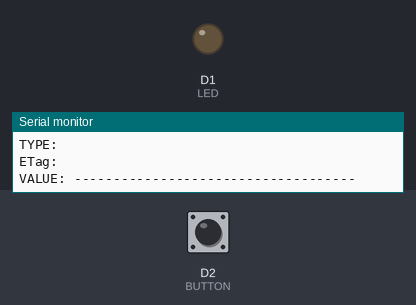
Recording of a sketch running on a simulated ESP8266 (NodeMCU). Parts: output pins drawn as LEDs (lit = HIGH), the last lines printed to the serial monitor. The test bench sets the inputs (shaded band); at power-on: D2 (BUTTON) LOW. WiFi joins after 1.5 s; servers stay silent unless stated; uploads are accepted with an empty reply.

Above: at 2.8 s.
2.9 s: D2 (BUTTON) pulled HIGH for 0.15 s
At 4.0 s:
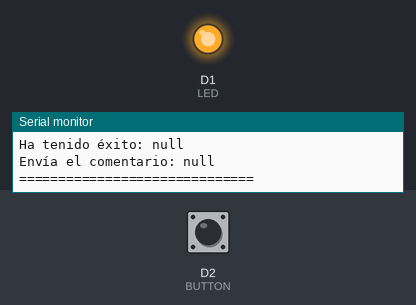
4.5 s: D2 (BUTTON) pulled HIGH for 1 s
At 5.2 s:
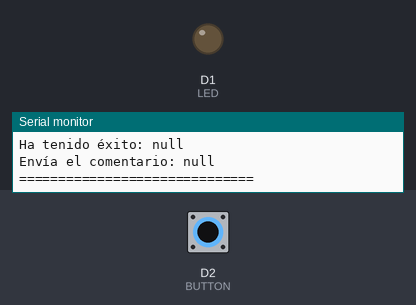
7.0 s: D2 (BUTTON) pulled HIGH for 3.2 s
At 8.3 s:
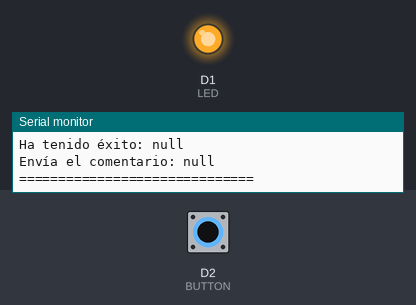
Timing chart, 0 to 10.0 s (numbered marks = the images above; inputs shaded):
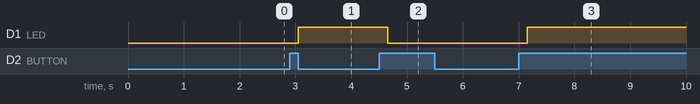

The sketch:

NodemCU_Firebase_estacion_y_script_google_spreadsheet.ino
```cpp
/*
 * Created by Aurelio Gallardo Rodríguez
 * Based on: K. Suwatchai (Mobizt)
 *
 * Email: aurelio@seritium.es
 *
 * ESTACION. Escritura. Envío de información a Firebase y Google Spreadsheet
 *
 * Julio - 2019
 *
*/

//FirebaseESP8266.h must be included before ESP8266WiFi.h
#include "FirebaseESP8266.h"
#include <ESP8266WiFi.h>
#include <WiFiClientSecure.h>
#include <ArduinoJson.h>

#define FIREBASE_HOST "botonpanicoseritium.firebaseio.com"
#define FIREBASE_AUTH "Y0QVBot29hCVGZJQbpVUMr3IKngc7GacE2355bdy"
#define WIFI_SSID "JAZZTEL_shny"
#define WIFI_PASSWORD "3z7s5tvbtu4s"

const char* host = "script.google.com"; // Este es el host de los scripts de google.
const int httpsPort = 443;
// Huella digital del script de Google:
// D4:9E:40:F4:53:7A:04:93:38:F7:6B:4B:DC:70:02:A9:03:98:C2:DE
const char* fingerprint = "D4 9E 40 F4 53 7A 04 93 38 F7 6B 4B DC 70 02 A9 03 98 C2 DE";
// const char* fingerprint = "46 B2 C3 44 9C 59 09 8B 01 B6 F8 BD 4C FB 00 74 91 2F EF F6";

String googleSheetsID = "AKfycbz73SQeEiIrWJ3ZszPZnJmlrX45KwwSOPUI33-mr-yFw-D7kBMl"; // El que me da al implementar una aplicación web en el script.


// objeto comunicación con Google Spreadsheet
WiFiClientSecure cliente;

//Define FirebaseESP8266 data object
FirebaseData bd;

DynamicJsonDocument doc(1024);


String path = "/Estaciones"; // path a FireBase
String estacion = "A"; // Estacion que voy a controlar

int i=1; // contador general

int activo=0;

#define LED 5 // D1(gpio5)
#define BUTTON 4 //D2(gpio4)

int estado=0;
int estadoAnterior=0;
int estadoLuz=0;

void setup()
{

  Serial.begin(115200);
  pinMode(LED, OUTPUT);
  pinMode(BUTTON, INPUT);

  // conectando a la WIFI
  WiFi.begin(WIFI_SSID, WIFI_PASSWORD);
  Serial.print("Conectando a la WiFi");
  while (WiFi.status() != WL_CONNECTED)
  {
    Serial.print(".");
    delay(300);
  }
  Serial.println();
  Serial.print("Conectado con IP: ");
  Serial.println(WiFi.localIP());
  Serial.println();

  // Conectando a la bd real Time Firebase
  Firebase.begin(FIREBASE_HOST, FIREBASE_AUTH);
  Firebase.reconnectWiFi(true);

  //Set database read timeout to 1 minute (max 15 minutes)
  Firebase.setReadTimeout(bd, 1000 * 60);
  //tiny, small, medium, large and unlimited.
  //Size and its write timeout e.g. tiny (1s), small (10s), medium (30s) and large (60s).
  Firebase.setwriteSizeLimit(bd, "unlimited");

  wFB(0); // Escribe un cero en la estación al arrancar

}

// Bucle principal
void loop() {

  estado=digitalRead(BUTTON);
  if (estado!=estadoAnterior){
    // el estadoAnterior ahora es el estado
    estadoAnterior=estado;
    // si estado es alto, se pasa de bajo a alto
    if (estado) {
       estadoLuz=!estadoLuz; // El estado de la luz cambia
       // sendDataToGoogleSheets(estacion,estadoLuz); // envío a googleSheet esa información
       wFB(estadoLuz); // en vez de enviarlo a Google Spreadsheet, se lo envío a Real Time BD Firebase
       digitalWrite(LED,estadoLuz);
       Serial.println("Estado del LED: "+String(estadoLuz)); //Manda al monitor serie ese estado.
       delay(10);
       sendDataToGoogleSheets(estacion,estadoLuz); // envío a googleSheet esa información
    }
  }

  digitalWrite(LED,estadoLuz);
  // digitalWrite(LED,rFB()); // Escribe el estado en un LED, PERO leyéndolo de la BD.
}


// Función que escribe un dato en Firebase.
// Además, actualiza el dato si tiene la misma ruta, no genera un error.
void wFB(int dato) { //Write Data in FB

  if (Firebase.setInt(bd,path+"/"+estacion,dato)) {
      Serial.println("PASSED");
      Serial.println("PATH: " + bd.dataPath());
      Serial.println("TYPE: " + bd.dataType());
      Serial.println("ETag: " + bd.ETag());
      Serial.print("VALUE: ");
      if (bd.dataType() == "int")
        Serial.println(bd.intData());
      else if (bd.dataType() == "float")
        Serial.println(bd.floatData(), 5);
      else if (bd.dataType() == "double")
        printf("%.9lf\n", bd.doubleData());
      else if (bd.dataType() == "boolean")
        Serial.println(bd.boolData() == 1 ? "true" : "false");
      else if (bd.dataType() == "string")
        Serial.println(bd.stringData());
      else if (bd.dataType() == "json")
        Serial.println(bd.jsonData());
      Serial.println("------------------------------------");
      Serial.println();
  } else {
      Serial.println("FAILED");
      Serial.println("REASON: " + bd.errorReason());
      Serial.println("------------------------------------");
      Serial.println();
  }
}

// Función de lectura
int rFB(){// lee el dato de la entrada correspondiente

  if (Firebase.getInt(bd, path+"/"+estacion)) {

    if (bd.dataType() == "int") {
      Serial.println("Dato leído: "+ (String) bd.intData());
      return bd.intData();
    }

  } else {
    Serial.println(bd.errorReason());
  }
}

/* Función de conexión. Importante la instrucción  cliente.setInsecure(); para conectar de forma anónima
 */

void sendDataToGoogleSheets(String nombreEstacion, int Activacion) {

  String cadena="";

  Serial.print("Conectando a: ");
  Serial.println(host);

  // cliente.setInsecure();

  if (!cliente.connect(host, httpsPort)) {
    Serial.println("Falla la conexión a Google Sheets -->" + String(host) + ": "+ String(httpsPort) );
    return;
  }

  if (cliente.verify(fingerprint, host)) {
    Serial.println("Certificado OK");
  }
  else {
    Serial.println("Debes comprobar certificado");
  }

  String url = "/macros/s/" + googleSheetsID + "/exec?estacion=" + nombreEstacion + "&activo=" + (String) Activacion;

  Serial.print("Petición  URL ");
  Serial.println(url);

  cliente.print(String("GET ") + url + " HTTP/1.1\r\n" +
               "Host: " + host + "\r\n" +
               "User-Agent: BuildFailureDetectorESP8266\r\n" +
               "Connection: close\r\n\r\n");

  // Es necesario leer las cabeceras
  Serial.println("Request enviada");
  while (cliente.connected()) {
    String line = cliente.readStringUntil('\n');
    if (line == "\r") {
      Serial.println("Cabeceras Recibidas");
      Serial.println(line);
      break;
    }
  }

  // lee el contenido de la respuesta y lo almacena en la variable cadena
  while (cliente.available()) {
      char c = cliente.read();
      cadena = cadena + (String) c;
  }
  Serial.println("Respuesta directa del servidor");
  Serial.println(cadena);
  Serial.println("==============================");
  Serial.println();

  // PROBLEMA: la respuesta, por motivos de seguridad, no es jamás el texto, o el html, sino que está codificada.
  // He resuelto este problema encerrando la respuesta (JSON) entre dos palabras, EMPEZAR y TERMINAR.
  // Una vez localizada la información, la extraigo con la función midString.
  // Los caracteres, en codificación unicode, los transformo en sus caracteres con varias líneas de código...
  // Y voalá... ¡obtiene la respuesta en formato JSON de texto!
  String respuesta =midString(cadena,"EMPEZAR","TERMINAR");
  char comillas = 34;
  respuesta.replace("x7b","{");
  respuesta.replace("x7d","}");
  respuesta.replace("x22",String(comillas));
  respuesta.replace("\\",""); // doble slash para que lo reconozca ??
  // Serial.println(respuesta);

  Serial.println("Respuesta filtrada desde el servidor");
  Serial.println(respuesta);
  Serial.println("==============================");
  Serial.println();

  // Usar bibliteca JSON
  deserializeJson(doc,respuesta);
  JsonObject obj = doc.as<JsonObject>();

  String exito = obj[String("exito")];
  String comentario = obj[String("comentario")];


  Serial.println("Respuesta extraída en variables deserializando la cadena en un objeto JSON");
  Serial.println("Ha tenido éxito: "+exito);
  Serial.println("Envía el comentario: "+comentario);
  Serial.println("==============================");
  Serial.println();

  delay(500);

  cliente.stop(); //cierra la conexión
}


/* función texto intermedio */
String midString(String str, String start, String finish){
  int locStart = str.indexOf(start);
  if (locStart==-1) return "";
  locStart += start.length();
  int locFinish = str.indexOf(finish, locStart);
  if (locFinish==-1) return "";
  return str.substring(locStart, locFinish);
}
```

Measured:
- after the input at 2.9 s, D1 (LED): LOW → HIGH after 0.15 s
- after the input at 4.5 s, D1 (LED): HIGH → LOW after 0.15 s
- after the input at 7.0 s, D1 (LED): LOW → HIGH after 0.15 s
